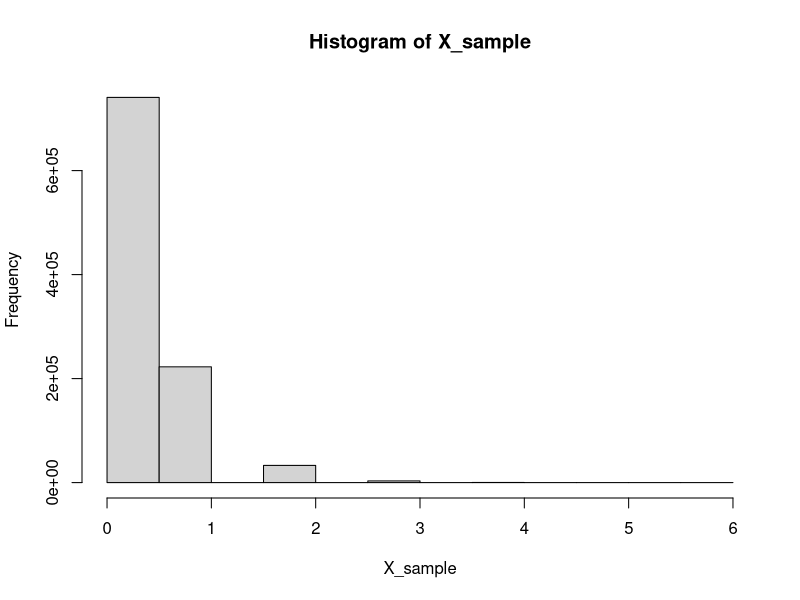
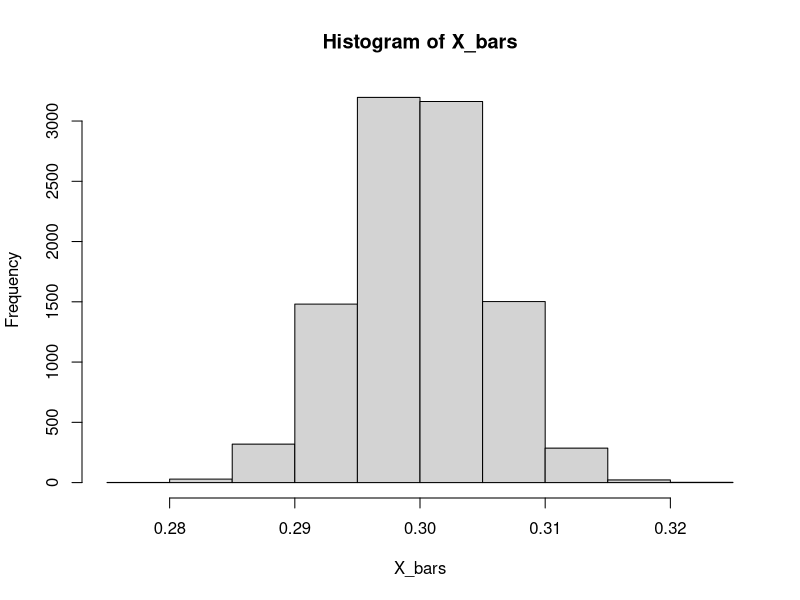

Here is the R script that generated these plots, in order: (Note: this script raises an error after producing the figures.)
## ---- chunk 1
knitr::opts_chunk$set(echo = TRUE)
## ---- chunk 2
set.seed(123)
X_sample = rbinom(1000000, 100, 0.003)
hist(X_sample)
## ---- chunk 3
# Fill in the sample size (Start with a small sample size like 5)
sample_size = 
X_bars = numeric(10000)

for(i in 1:10000){
  X_sample = rbinom(sample_size, 100, 0.003)
  X_bars[i] = mean(X_sample)
}

hist(X_bars)
## ---- chunk 4
# Change this variable to change the probability of flipping heads (See how small the probability can be while still satisfying the central limit theorem)
pheads =

# Print histogram of data distribution
set.seed(123)
X_sample = rbinom(1000000, 100, pheads)
hist(X_sample)

# Print histogram of sample means
sample_size = 20
X_bars = numeric(10000)

for(i in 1:10000){
  X_sample = rbinom(sample_size, 100, pheads)
  X_bars[i] = mean(X_sample)
}

hist(X_bars)
## ---- chunk 5
# Calculate the observed statistic
diff = 
# Calculate the standard error
SE =
# Calculate the critical t value
t = (diff - 0)/SE
# Calculate the degrees of freedom
df = 
# Calculate the p value
2 * pt(t, df, lower.tail = TRUE)
